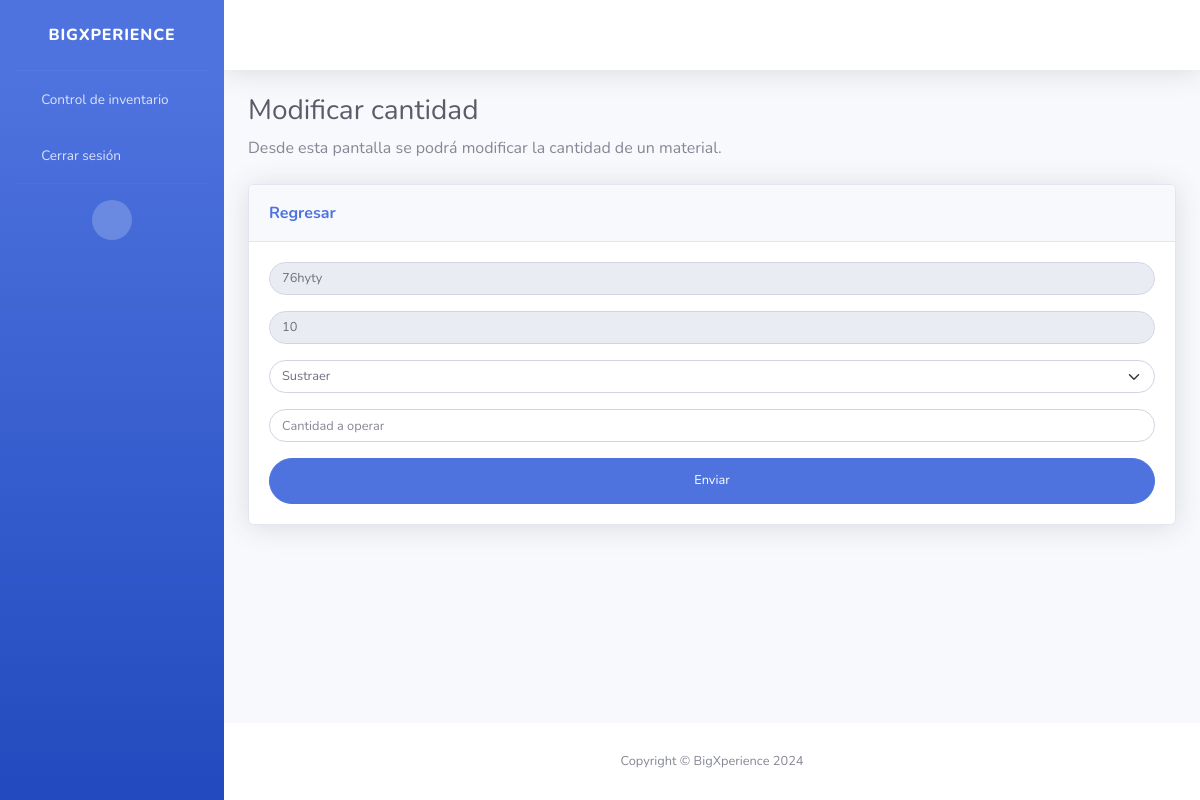
The page /inventory/edit/qty/11/ on the database as committed earlier.
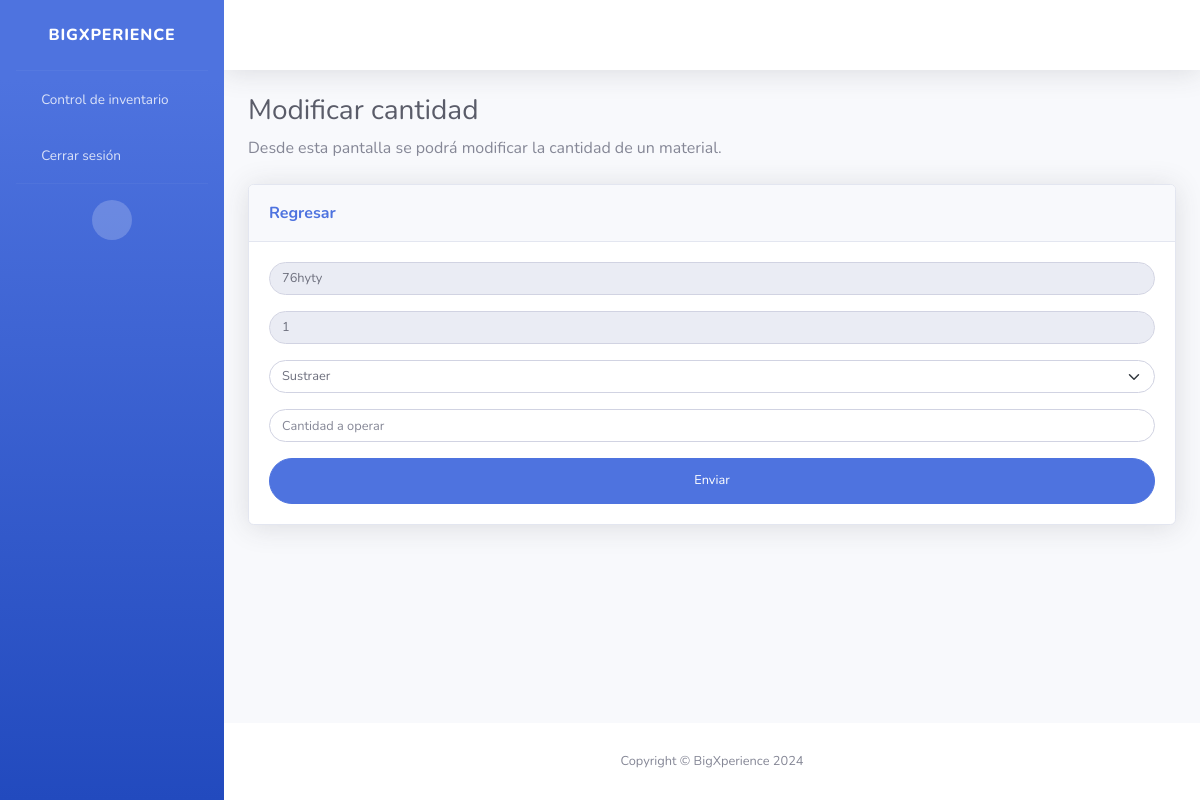
The same page on the database as committed later.
### inventory/models.py (models this page shows)
class Product(models.Model):
    name = models.CharField(null=False, unique=True, max_length=20)
    description = models.CharField(null=False, unique=False, max_length=250)
    price = models.PositiveIntegerField(null=False)
    state = models.BooleanField(default=True)
    qty = models.PositiveIntegerField(default=0, null=False)
    photo = models.CharField(blank=True, max_length=250)

### inventory/views.py (the view, shortened to what this page needs)
# urls.py: path("edit/qty/<int:_id>/", views.EditProductQty.as_view(), name="edit_qty"),
class EditProductQty(View):
    def get(self, request: HttpRequest, _id: int):
        item = get_object_or_404(Product, pk=_id)
        form = EditQtyForm(initial={"name": item.name, "qty": item.qty})
        return render(request, "edit_qty.html", {"form": form})

### inventory/templates/edit_qty.html (shortened to what this page needs)
{% extends "base.html" %}
{% load static %}
{% block title %}Modificar cantidad{% endblock %}
{% block subtitle %}Desde esta pantalla se podrá modificar la cantidad de un material.{% endblock %}
{% block content %}
<form class="user" method="post">
    <div class="form-group">
        {{ form.name }}
    </div>
    <div class="form-group">
        {{ form.qty }}
    </div>
    <div class="form-group">
        {{ form.operation_type }}
    </div>
    <div class="form-group">
        {{ form.new_qty }}
    </div>
    <button type="submit" class="btn btn-primary btn-user btn-block">Enviar</button>
</form>
{% endblock %}

Rows that differ between the two databases and show on the page:
changed Product "76hyty": qty "10" → "1"
